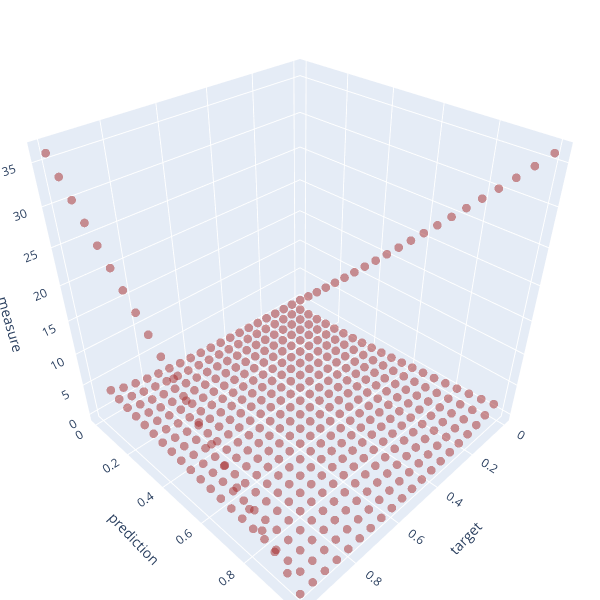
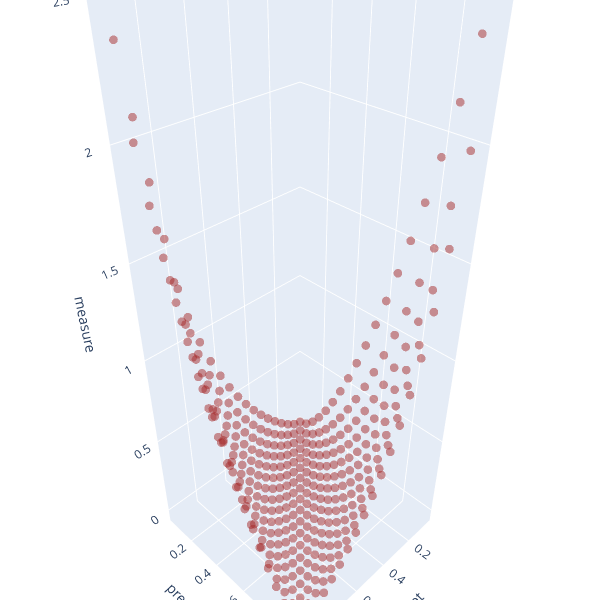

The notebook cell these images were saved under, in order:
### Markdown cell above
# REEEEEEEEEALLY STRANGE!
Kullbach-Leibler seems to advantage uncorrect predictions in some points... but let's see what happens if you use Kullbach-Leibler by summing the divergence of the probability of having predicted true and the divergence of the probability of having predicted false:

### Code cell
def kullbach_leibler_corrected(y_pred, y_true):
    return kullbach_leibler(y_pred, y_true) + kullbach_leibler(1 - y_pred, 1 - y_true)

plot_divergence([kullbach_leibler_corrected], ['brown'])
plot_divergence([kullbach_leibler_corrected], ['brown'], axis=(x, y))

### Figure 1 — Plotly figure (JSON) as saved in the notebook; plotly's stock layout.template omitted (floating-point values rounded to 4 significant figures; data arrays with more than 128 entries replaced by an {"elided": "..."} marker saying what was removed)
{"data": [{"marker": {"color": "brown", "opacity": 0.5, "size": 3}, "mode": "markers", "type": "scatter3d", "x": {"elided": "441 float values"}, "y": {"elided": "441 float values"}, "z": {"elided": "441 float values"}}], "layout": {"autosize": false, "height": 600, "margin": {"b": 0, "l": 0, "r": 0, "t": 0}, "scene": {"xaxis": {"title": {"text": "target"}}, "yaxis": {"title": {"text": "prediction"}}, "zaxis": {"title": {"text": "measure"}}}, "width": 600}}

### Figure 2 — Plotly figure (JSON) as saved in the notebook; plotly's stock layout.template omitted (floating-point values rounded to 4 significant figures; data arrays with more than 128 entries replaced by an {"elided": "..."} marker saying what was removed)
{"data": [{"marker": {"color": "brown", "opacity": 0.5, "size": 3}, "mode": "markers", "type": "scatter3d", "x": {"elided": "361 float values"}, "y": {"elided": "361 float values"}, "z": {"elided": "361 float values"}}], "layout": {"autosize": false, "height": 600, "margin": {"b": 0, "l": 0, "r": 0, "t": 0}, "scene": {"xaxis": {"title": {"text": "target"}}, "yaxis": {"title": {"text": "prediction"}}, "zaxis": {"title": {"text": "measure"}}}, "width": 600}}
